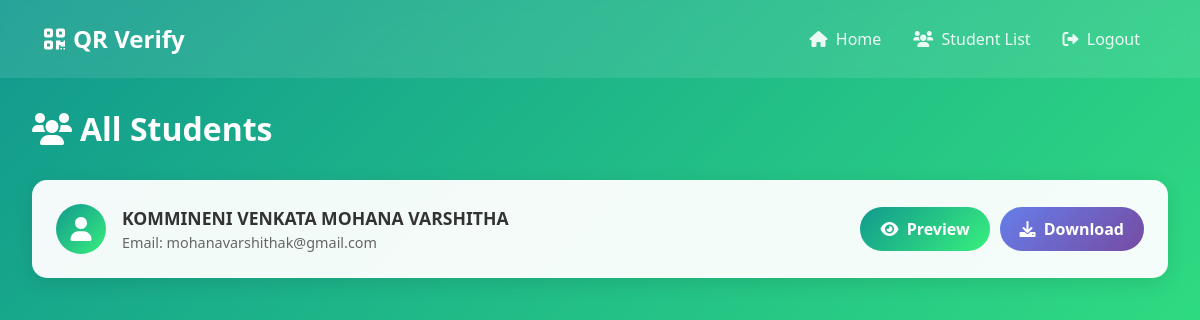
/recruiter/students/, run on the app's committed database.
### Student/models.py (models this page shows, shortened)
class Student(models.Model):
    name = models.CharField(max_length=100)
    email = models.EmailField(unique=True)
    mobile_number = models.CharField(max_length=15)
    roll_number = models.CharField(max_length=50, null=True, blank=True)
    password = models.CharField(max_length=64)
    created_at = models.DateTimeField(auto_now_add=True)
    objects = StudentManager()

### Recruiter/views.py (the view)
# urls.py: path("recruiter/students/", recruiter_views.student_list, name="student_list"),
def student_list(request):
    students = Student.objects.all().prefetch_related("resumes")
    students_data = []
    for student in students:
        latest_resume = student.resumes.first()
        students_data.append({"student": student, "resume": latest_resume})
    return render(
        request, "Recruiter/student_list.html", {"students_data": students_data}
    )

### Templates/Recruiter/student_list.html (shortened to what this page needs)
<!DOCTYPE html>
<html lang="en">
<head>
    <link href="https://cdn.jsdelivr.net/npm/bootstrap@5.3.0/dist/css/bootstrap.min.css" rel="stylesheet">
    <link href="https://cdnjs.cloudflare.com/ajax/libs/font-awesome/6.0.0/css/all.min.css" rel="stylesheet">
</head>
<body>
    <nav class="navbar navbar-expand-lg">
        <div class="container-fluid">
            <a class="navbar-brand" href="{% url 'recruiter_dashboard' %}">
                <i class="fas fa-qrcode me-2"></i>QR Verify
            </a>
            <div class="collapse navbar-collapse" id="navbarNav">
                <ul class="navbar-nav ms-auto">
                    <li class="nav-item">
                        <a class="nav-link" href="{% url 'recruiter_dashboard' %}">
                            <i class="fas fa-home me-1"></i> Home
                        </a>
                    </li>
                    <li class="nav-item">
                        <a class="nav-link" href="{% url 'student_list' %}">
                            <i class="fas fa-users me-1"></i> Student List
                        </a>
                    </li>
                    <li class="nav-item">
                        <a class="nav-link" href="{% url 'home' %}">
                            <i class="fas fa-sign-out-alt me-1"></i> Logout
                        </a>
                    </li>
                </ul>
            </div>
        </div>
    </nav>
    <div class="dashboard-container">
        <h1 class="page-title">
            <i class="fas fa-users me-2"></i>All Students
        </h1>
        {% if students_data %}
            {% for item in students_data %}
                <div class="student-card">
                    <div class="student-info">
                        <div class="student-avatar">
                            <i class="fas fa-user"></i>
                        </div>
                        <div>
                            <div class="student-name">{{ item.student.name }}</div>
                            <div class="student-roll"> Email: {{ item.student.email }}</div>
                        </div>
                    </div>
                    {% if item.resume %}
                        <a href="{% url 'preview_resume' item.resume.id %}" class="btn-preview" target="_blank">
                            <i class="fas fa-eye me-1"></i> Preview
                        </a>
                        <a href="{% url 'download_resume_with_qr' item.resume.id %}" class="btn-download">
                            <i class="fas fa-download me-1"></i> Download
                        </a>
                    {% else %}
                        <span class="no-resume">No Resume</span>
                    {% endif %}
                </div>
            {% endfor %}
        {% else %}
            <p class="text-white text-center">No students found.</p>
        {% endif %}
    </div>
</body>
</html>

### Templates/Recruiter/student_list.html (style rules this page uses)
body { font-family: 'Segoe UI', Tahoma, Geneva, Verdana, sans-serif; background: linear-gradient(135deg, #11998e 0%, #38ef7d 100%); min-height: 100vh; }
.navbar { background: rgba(255, 255, 255, 0.1); backdrop-filter: blur(10px); padding: 1rem 2rem; }
.navbar-brand { color: white !important; font-weight: bold; font-size: 1.5rem; }
.nav-link { color: rgba(255, 255, 255, 0.9) !important; margin: 0 0.5rem; transition: all 0.3s ease; }
.dashboard-container { padding: 2rem; }
.page-title { color: white; font-size: 2rem; font-weight: bold; margin-bottom: 2rem; }
.student-card { background: rgba(255, 255, 255, 0.95); border-radius: 15px; padding: 1.5rem; margin-bottom: 1rem; display: flex; align-items: center; justify-content: space-between; box-shadow: 0 5px 20px rgba(0, 0, 0, 0.1); transition: all 0.3s ease; }
.student-info { display: flex; align-items: center; gap: 1rem; flex: 1; }
.student-avatar { width: 50px; height: 50px; background: linear-gradient(135deg, #11998e 0%, #38ef7d 100%); border-radius: 50%; display: flex; align-items: center; justify-content: center; color: white; font-size: 1.5rem; }
.student-name { color: #333; font-weight: 600; font-size: 1.1rem; }
.student-roll { color: #666; font-size: 0.9rem; }
.btn-preview { background: linear-gradient(135deg, #11998e 0%, #38ef7d 100%); border: none; color: white; padding: 10px 20px; border-radius: 50px; font-weight: 600; text-decoration: none; display: inline-block; transition: all 0.3s ease; margin-right: 10px; }
.btn-download { background: linear-gradient(135deg, #667eea 0%, #764ba2 100%); border: none; color: white; padding: 10px 20px; border-radius: 50px; font-weight: 600; text-decoration: none; transition: all 0.3s ease; }

### data on the page
Student: student.name "KOMMINENI VENKATA MOHANA VARSHITHA", student.email "mohanavarshithak@gmail.com"
